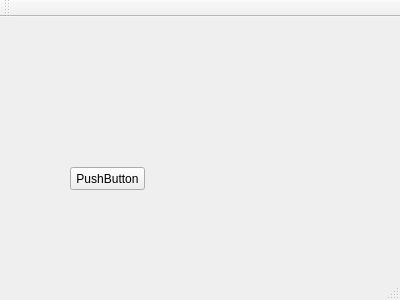
<?xml version="1.0" encoding="UTF-8"?>
<ui version="4.0">
 <class>MainWindow</class>
 <widget class="QMainWindow" name="MainWindow">
  <property name="geometry">
   <rect>
    <x>0</x>
    <y>0</y>
    <width>400</width>
    <height>300</height>
   </rect>
  </property>
  <property name="windowTitle">
   <string>MainWindow</string>
  </property>
  <widget class="QWidget" name="centralWidget">
   <widget class="QPushButton" name="pushButton">
    <property name="geometry">
     <rect>
      <x>70</x>
      <y>150</y>
      <width>75</width>
      <height>23</height>
     </rect>
    </property>
    <property name="text">
     <string>PushButton</string>
    </property>
   </widget>
  </widget>
  <widget class="QMenuBar" name="menuBar">
   <property name="geometry">
    <rect>
     <x>0</x>
     <y>0</y>
     <width>400</width>
     <height>23</height>
    </rect>
   </property>
  </widget>
  <widget class="QToolBar" name="mainToolBar">
   <attribute name="toolBarArea">
    <enum>TopToolBarArea</enum>
   </attribute>
   <attribute name="toolBarBreak">
    <bool>false</bool>
   </attribute>
  </widget>
  <widget class="QStatusBar" name="statusBar"/>
 </widget>
 <layoutdefault spacing="6" margin="11"/>
 <resources/>
 <connections/>
</ui>
